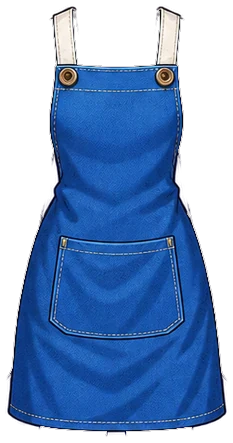
#> input picture AiTrends/2d-stick-animator/kit/assets/costumes/apron_blue.png, 233 x 443 px
$ python -i costume.py   (imports and definitions only)
#> lines starting #> are read from the running program, lines starting #| are printed output that depends on the picture; after the words box and inside, x2 and y2 are one past the last pixel; in counts of white or black regions, pixels touching at a corner belong together
### AiTrends/2d-stick-animator/kit/py/ra_common.py
"""Shared helpers for the 2D Stick Animator tools: paths, keys, JSON, logging, style data."""
import json
import os
import re
import sys

KIT = os.path.normpath(os.path.join(os.path.dirname(os.path.abspath(__file__)), ".."))
DATA = os.path.join(KIT, "data")


def load_data(name):
#> further down, picture is the input picture: PIL image 233x443 RGBA; mean R, G, B, A 33.3, 58.1, 114, 153.1
    with open(os.path.join(DATA, name), encoding="utf-8") as f:
        return json.load(f)


STYLE = load_data("style.json")


# [23 lines left out: functions read_json, write_json, project_dirs, not called in this run]


def slugify(s):
    s = re.sub(r"[^A-Za-z0-9]+", "-", s.strip().lower()).strip("-")
    return s or "video"


# ----------------------------------------------------------------------------- keys
KEY_NAMES = {
    "elevenlabs": "ELEVENLABS_API_KEY",
    "kie": "KIE_API_KEY",
    "openai": "OPENAI_API_KEY",
    "fal": "FAL_KEY",
    "pexels": "PEXELS_API_KEY",
    "pixabay": "PIXABAY_API_KEY",
    "freesound": "FREESOUND_API_KEY",
}


# per-user folder on the user's computer (keys, settings, caches) - never inside the plugin or a project.
# The plugin was called Relegated Animator before 2.0: files in the old folder are still read and moved over.
USER_DIR = os.path.join(os.path.expanduser("~"), ".2d_stick_animator")
OLD_USER_DIRS = [os.path.join(os.path.expanduser("~"), ".relegated_animator")]


def user_file(name):
    return os.path.join(USER_DIR, name)


def _old_user_files(name):
    return [os.path.join(d, name) for d in OLD_USER_DIRS]


# [75 lines left out: functions _read_with_old, _key_files, get_key, set_key, strip_labels, not called in this run]


def settings_path():
    """per-user settings (default voice etc.) - on the user's computer, never inside the plugin"""
    return user_file("settings.json")


def get_setting(name, default=None):
    return _read_with_old("settings.json").get(name, default)


# [8 lines left out: function set_setting, not called in this run]


def hms(t):
    m = int(t // 60)
    return f"{m}:{t - 60 * m:05.2f}"

### AiTrends/2d-stick-animator/kit/py/costume.py
"""Detailed costume pieces (hair, beards, hats, glasses, clothes) that sit exactly on the rig.

How it works: the piece is drawn by an image model ON a template of our own character (a flat magenta head, or a
magenta body in the front-view stance, rendered from rig.json), with a transparent background. The magenta is then
keyed out and a circle is fitted to the visible head, so the piece is placed on the rig's head/torso to the pixel
whatever framing the model chose. Result: a transparent PNG plus its placement (w, dx, dy) for cast.accessories.

  python costume.py head  "worn beige knitted beanie and a bushy dark-brown beard" -o P/assets/cast/hobo_head.png
  python costume.py torso "blue cotton apron with white straps" -o P/assets/cast/chef_apron.png
  python costume.py batch P/plan/costumes.json [--yes] [--spec P/plan/spec.json]   # many pieces in parallel
  python costume.py fit image.png --piece head -o out.png     # fit a piece drawn elsewhere on our template
  python costume.py templates -o DIR                          # the template PNGs (to use with any other generator)
  python costume.py library [--tags hat,army]                 # the bundled library (free mode, no API key)
  python costume.py use P --cast hobo --piece hat_beanie_worn [--tint "#7A5230"] [--from 0 --to 7]  # add a library piece

costumes.json: {"jobs": [{"cast": "hobo", "piece": "head", "prompt": "...", "out": "assets/cast/hobo_head.png"},
                         {"cast": "chef", "piece": "torso", "prompt": "...", "out": "assets/cast/chef_apron.png"}]}
With --spec, every finished piece is added to that cast's accessories in the spec (replacing the same file).

Generation uses GPT Image 2.5 on Kie.ai (image-to-image with a transparent background; KIE_API_KEY, see keys.py).
The asset mode of a project (plan/assets_mode.txt: "kie" or "free") decides whether the pipeline may spend credits.
"""
import argparse
import base64
import io
import json
import math
import os
import shutil
import sys
import time
from concurrent.futures import ThreadPoolExecutor

import numpy as np
import requests
from PIL import Image, ImageDraw, ImageFilter

sys.path.insert(0, os.path.dirname(os.path.abspath(__file__)))
from ra_common import KIT, get_key, user_file  # noqa: E402

KIE = "https://api.kie.ai/api/v1"
UPLOAD = "https://kieai.redpandaai.co/api/file-base64-upload"
MODEL = "gpt-image-2-5-flare-image-to-image"
# [1 line that did not run here, left out]
# [1 line not run here, left out]
KEY = (255, 0, 255)

STYLE = ("Style: detailed 2D cartoon illustration like a modern animated YouTube Short - clean thin dark outline, cel "
         "shading with soft highlights, fine strand / fabric / texture lines, rich but natural colours.")
PROMPTS = {
    "head": ("Draw {subject} on this plain magenta ball head. Keep the magenta head, neck and body EXACTLY as they are - "
             "same size, same position, flat magenta, no face, no eyes, no mouth, no ears. Hair and hats sit on and around "
             "the head; beards hang from the lower half of the head; leave the middle of the face uncovered. Keep everything close to "
             "the head like a neat cartoon costume: hats, caps and helmets hug the skull - only slightly wider than the head "
             "(only real wide-brim hats such as cowboy or witch hats stick out further) - and cover just the top third of the "
             "head, their lower edge above where the eyes would be; no chin straps. Hair has modest volume. Beards stay within "
             "the width of the face and end just below the chin. Draw ONLY what is "
             "described - no extra hair, beard, bandana or clothing that was not asked for. Front view. "
             + STYLE + " Transparent background, nothing else in the image, no text."),
    "torso": ("Dress this plain magenta character in {subject}. Keep the magenta head, arms and legs EXACTLY as they are - "
              "same size, same position, flat magenta, no face. The garment covers only the magenta torso shape, fitting it closely from the top of the "
              "torso down to where the legs begin (sleeveless; straps may cross the shoulders); keep the gap between head "
              "and body empty; do not draw on the arms, legs or head. Front view. " + STYLE +
              " Transparent background, nothing else in the image, no text."),
    "face": ("Put {subject} on this plain magenta ball head, sitting where the eyes would be (in the upper middle of the "
             "face). Keep the magenta head EXACTLY as it is, flat magenta, no face, no eyes. Front view. " + STYLE +
             " Transparent background, nothing else in the image, no text."),
}


# ----------------------------------------------------------------------------------------------- templates
# [51 lines left out: functions template_geometry, make_template, not called in this run]


# ----------------------------------------------------------------------------------------------- keying and fitting
def key_mask(a):
    """0..1 'magenta-ness' of each pixel (flat or shaded magenta, not reds/purples of real costumes)."""
    r, g, b, al = [a[..., i].astype(np.float32) for i in range(4)]
    mx = np.maximum(np.maximum(r, g), b)
    mn = np.minimum(np.minimum(r, g), b)
    sat = (mx - mn) / np.maximum(mx, 1)
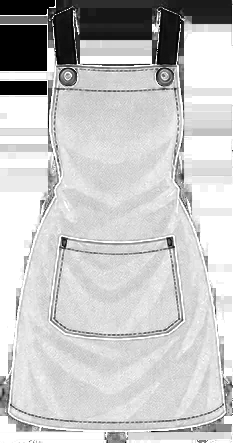
#> sat: shape (443, 233) float32; min 0, max 1, mean 0.775
    rb = np.minimum(r, b)
    balance = 1 - np.abs(r - b) / np.maximum(mx, 1)          # magenta has R ~= B
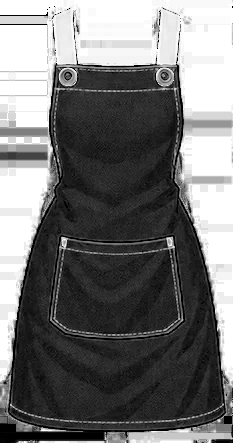
#> balance: shape (443, 233) float32; min 0, max 1, mean 0.454
    dom = np.clip((rb - g) / np.maximum(mx, 1), 0, 1)          # both well above green
    k = np.clip((dom - 0.35) / 0.25, 0, 1) * np.clip((balance - 0.55) / 0.25, 0, 1) * np.clip((sat - 0.35) / 0.2, 0, 1)
    k *= np.clip((mx - 60) / 60, 0, 1)
    return k * (al / 255.0)
#> returned value: shape (443, 233) float32; every value is 0


# [56 lines left out: function fit_circle, not called in this run]


def remove_fake_transparency(a):
    """Some generations paint a grey/white checkerboard instead of real transparency. Remove light, colourless
    pixels connected to the image border (the piece's dark outline stops the fill)."""
    al = a[..., 3]
    if (al > 250).mean() < 0.85:
        return a                                   # real transparency already
    rgb = a[..., :3]
    mx, mn = rgb.max(-1), rgb.min(-1)
    light = (mn > 150) & ((mx - mn) < 22)
    try:
        from scipy import ndimage
        lab, n = ndimage.label(light)
        border = set(np.unique(np.r_[lab[0], lab[-1], lab[:, 0], lab[:, -1]])) - {0}
        bg = np.isin(lab, list(border))
    except ImportError:
        bg = light
    bg = np.asarray(Image.fromarray((bg * 255).astype(np.uint8)).filter(ImageFilter.MaxFilter(3))) > 0
    a[..., 3] = np.where(bg, 0, al)
    return a


def remove_key(im):
    a = np.array(im.convert("RGBA")).astype(np.float32)
    a = remove_fake_transparency(a)
    k = key_mask(a)
    # grow the key slightly into the anti-aliased rim
    kk = np.asarray(Image.fromarray((k * 255).astype(np.uint8)).filter(ImageFilter.MaxFilter(3))).astype(np.float32) / 255
    k = np.maximum(k, kk * 0.85)
    a[..., 3] *= (1 - k)
    # magenta despill on what remains
    r, g, b = a[..., 0], a[..., 1], a[..., 2]
    m = np.minimum(r, b)
    sp = np.clip(m - g, 0, None) * 0.9
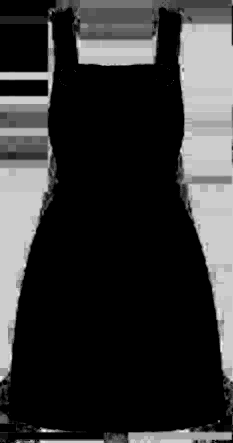
#> sp: shape (443, 233) float32; min 0, max 27.9, mean 5.8; drawn with min black and max white
    a[..., 0] = r - sp
    a[..., 2] = b - sp
    a[..., 3] = np.where(a[..., 3] < 8, 0, a[..., 3])
#> a: shape (443, 233, 4) float32; mean R, G, B, A 27.5, 58.1, 108.2, 153.1
    # soft white glow some generations paint around the template: semi-transparent, colourless and light
    rgb = a[..., :3]
    mxc, mnc = rgb.max(-1), rgb.min(-1)
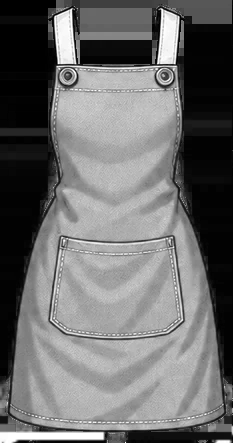
#> mxc: shape (443, 233) float32; min 0, max 255, mean 108.9
    halo = (a[..., 3] < 190) & ((mxc - mnc) < 0.14 * np.maximum(mxc, 1)) & (mxc > 175)
#> halo: shape (443, 233) bool; 0% white in thin lines or dots, all inside (x1, y1, x2, y2) = (64, 8, 126, 443)
    a[..., 3] = np.where(halo, 0, a[..., 3])
    a[..., 3] *= thin_stroke_mask(a[..., 3])
    return Image.fromarray(np.clip(a, 0, 255).astype(np.uint8), "RGBA"), k


def thin_stroke_mask(alpha, r=3):
    """Drop thin strokes left over from the template (the model often outlines the magenta neck/body): a
    morphological opening of the alpha (radius r) plus removal of small islands. Returns a 0..1 multiplier."""
#> called with r = 3
    m = Image.fromarray(((alpha > 40) * 255).astype(np.uint8), "L")
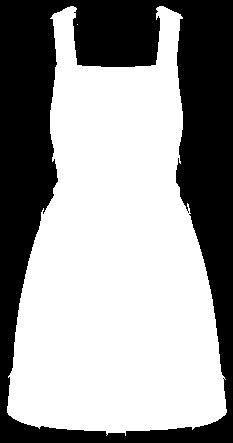
#> m: PIL image 233x443 L; 60.7% white; 1 black region, box (x1, y1, x2, y2) and area: (0, 0, 233, 443) 40520
    opened = m.filter(ImageFilter.MinFilter(2 * r + 1)).filter(ImageFilter.MaxFilter(2 * r + 5))
#> opened: PIL image 233x443 L; 63.4% white; 1 black region, box (x1, y1, x2, y2) and area: (0, 0, 233, 443) 37745
    o = np.asarray(opened) > 0
    try:
        from scipy import ndimage
        # long thin appendages (a body outline or strap redrawn by the model, ~5-15 px wide) are cut off where they
        # leave the solid parts of the piece; short thin details next to solid parts (hair strand tips) stay
        thick = np.asarray(m.filter(ImageFilter.MinFilter(15)).filter(ImageFilter.MaxFilter(15))) > 0
#> thick: shape (443, 233) bool; 60.4% white; 1 black region, box (x1, y1, x2, y2) and area: (0, 0, 233, 443) 40829
        if thick.any():
            near = ndimage.distance_transform_edt(~thick) <= 28
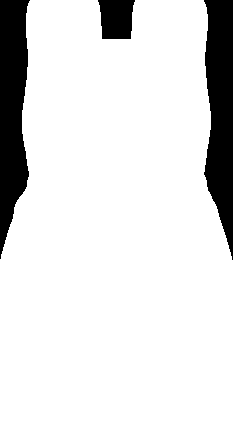
#> near: shape (443, 233) bool; 87.9% white; 3 black regions, box (x1, y1, x2, y2) and area: (204, 0, 233, 260) 5641, (0, 0, 30, 259) 5621, (98, 0, 135, 39) 1226
            o = o & (thick | near)
        lab, n = ndimage.label(o)
#> n = 1
        if n > 1:
            sizes = ndimage.sum(o, lab, range(1, n + 1))
            keep = np.isin(lab, [i + 1 for i, sz in enumerate(sizes) if sz >= 0.08 * sizes.max()])
            o = keep
    except ImportError:
        pass
    soft = np.asarray(Image.fromarray((o * 255).astype(np.uint8)).filter(ImageFilter.GaussianBlur(1.2))).astype(np.float32) / 255
    return np.clip(soft * 1.3, 0, 1)
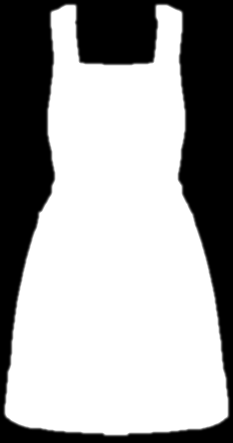
#> returned value: shape (443, 233) float32; min 0, max 1, mean 0.64


# [45 lines left out: function fit_piece, not called in this run]


# ----------------------------------------------------------------------------------------------- Kie.ai
def kie_headers(key):
    return {"Authorization": "Bearer " + key, "Content-Type": "application/json"}


import threading
_UPLOAD_LOCK = threading.Lock()


# [35 lines left out: functions upload_template, _upload_template, not called in this run]


SLEEVELESS = ("SLEEVELESS: only the body of the garment from the shoulders down to the hips, absolutely no sleeves and "
              "nothing on the arms (the arms are drawn separately and move on their own)")


# [55 lines left out: functions torso_subject, kie_generate, make_piece, not called in this run]


WIDE_OK = ("cowboy", "sombrero", "witch", "pirate", "tricorn", "viking", "horn", "afro", "long", "wavy", "curly",
           "graduation", "mortarboard", "fedora", "top hat", "bob", "ponytail", "feather", "flower", "wide")


# [149 lines left out: functions size_warning, add_to_spec, ensure_library, library_index, tint_image, main, not called in this run]


# [2 lines not run here, left out]

>>> from PIL import Image
>>> picture = Image.open('../assets/costumes/apron_blue.png')
>>> result = remove_key(picture)
#> in remove_key, `a[..., 3] *= thin_stroke_mask(a[..., 3])`: a: shape (443, 233, 4) float32; mean R, G, B, A 27.5, 58.1, 108.2, 153

$ run again, on AiTrends/2d-stick-animator/kit/assets/costumes_webp/army_jacket_medals.webp
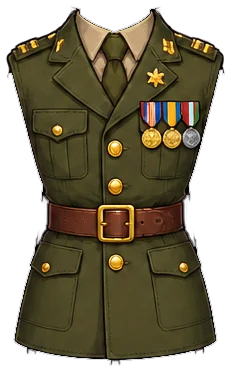
#> input picture AiTrends/2d-stick-animator/kit/assets/costumes_webp/army_jacket_medals.webp, 231 x 372 px
#> picture is the input picture: PIL image 231x372 RGBA; mean R, G, B, A 63.8, 49.4, 34.7, 171
#> halo: shape (372, 231) bool; every value is 0
#> m: PIL image 231x372 L; 67.9% white; 1 black region, box (x1, y1, x2, y2) and area: (0, 0, 231, 372) 27586
#> opened: PIL image 231x372 L; 70.8% white; 1 black region, box (x1, y1, x2, y2) and area: (0, 0, 231, 372) 25067
#> thick: shape (372, 231) bool; 67.5% white; 1 black region, box (x1, y1, x2, y2) and area: (0, 0, 231, 372) 27905
#> in thin_stroke_mask, `near = ndimage.distance_transform_edt(~thick) <= 28`:
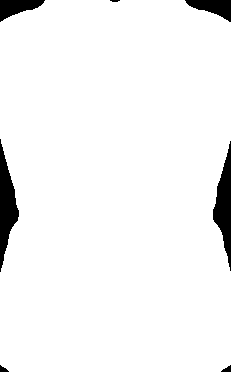
#> near: shape (372, 231) bool; 95.8% white; 7 black regions (1 under 20 px), largest, box (x1, y1, x2, y2) and area: (0, 139, 19, 272) 1256, (213, 141, 231, 271) 1192, (185, 0, 231, 22) 558, (0, 0, 45, 22) 550, (221, 365, 231, 372) 41, (0, 365, 9, 372) 37
#> n = 1
#> in thin_stroke_mask, `return np.clip(soft * 1.3, 0, 1)`:
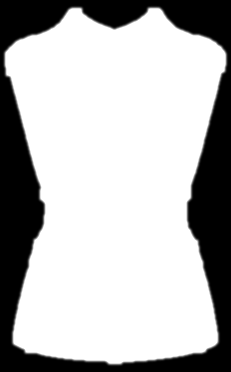
#> returned value: shape (372, 231) float32; min 0, max 1, mean 0.714

$ run again, on AiTrends/2d-stick-animator/kit/assets/costumes_webp/army_uniform.webp
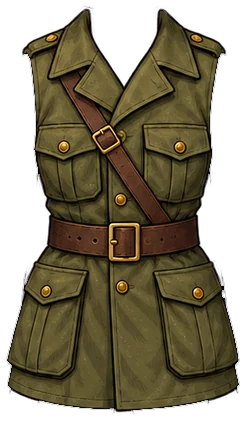
#> input picture AiTrends/2d-stick-animator/kit/assets/costumes_webp/army_uniform.webp, 246 x 421 px
#> picture is the input picture: PIL image 246x421 RGBA; mean R, G, B, A 65, 51.2, 35.6, 167.8
#> halo: shape (421, 246) bool; 0.07% white; 10 white regions (9 under 20 px), largest, box (x1, y1, x2, y2) and area: (136, 48, 144, 56) 59
#> m: PIL image 246x421 L; 66.7% white; 2 black regions (1 under 20 px), largest, box (x1, y1, x2, y2) and area: (0, 0, 246, 421) 34452
#> opened: PIL image 246x421 L; 69.6% white; 1 black region, box (x1, y1, x2, y2) and area: (0, 0, 246, 421) 31480
#> thick: shape (421, 246) bool; 66.4% white; 1 black region, box (x1, y1, x2, y2) and area: (0, 0, 246, 421) 34849
#> in thin_stroke_mask, `near = ndimage.distance_transform_edt(~thick) <= 28`:
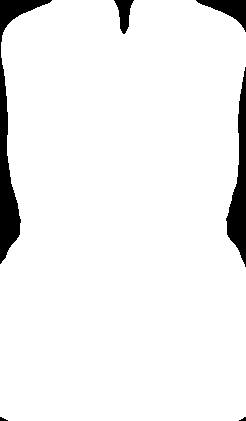
#> near: shape (421, 246) bool; 94.5% white; 6 black regions (1 under 20 px), largest, box (x1, y1, x2, y2) and area: (0, 0, 52, 264) 2826, (226, 67, 246, 267) 1839, (196, 0, 246, 32) 650, (114, 0, 134, 34) 356, (0, 417, 8, 421) 20
#> n = 1
#> in thin_stroke_mask, `return np.clip(soft * 1.3, 0, 1)`:
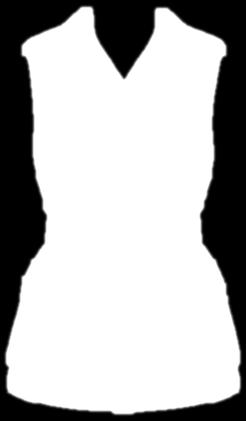
#> returned value: shape (421, 246) float32; min 0, max 1, mean 0.702
